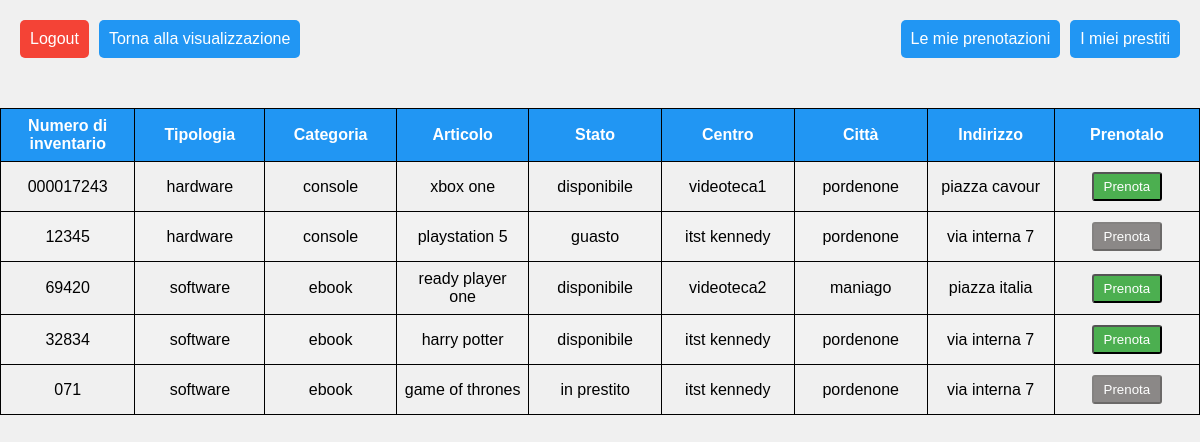
Page /cliente/cliente.php (signed in) on the earlier database version.
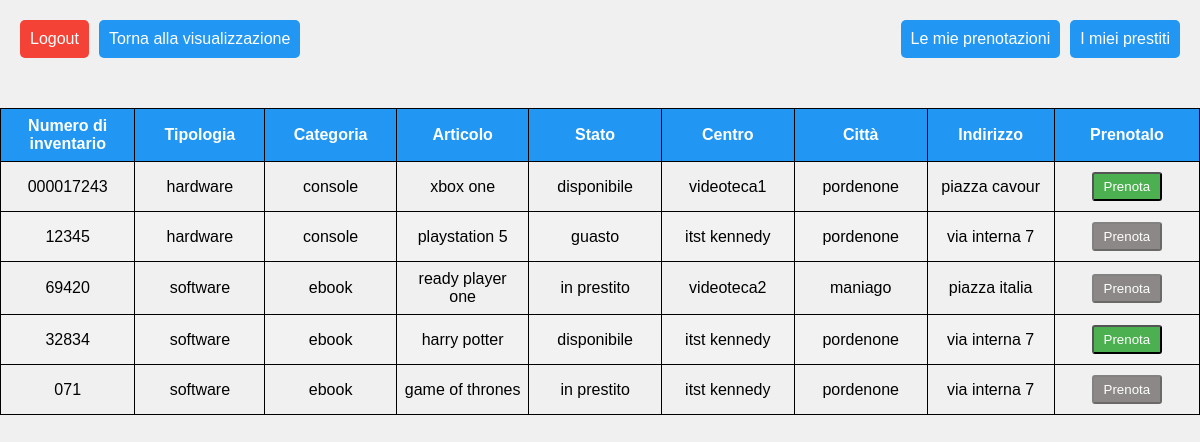
Same page on the later database version.
### tables this page shows
CREATE TABLE `articoli` (
  `id_articolo` int(16) NOT NULL,
  `numero_inventario` varchar(32) NOT NULL,
  `articolo` varchar(64) NOT NULL,
  `stato` set('disponibile','guasto','prenotato','in prestito') NOT NULL,
  `fk_id_categoria` int(16) DEFAULT NULL,
  `fk_id_centro` int(16) DEFAULT NULL
);

CREATE TABLE `categorie` (
  `id_categoria` int(16) NOT NULL,
  `categoria` varchar(32) NOT NULL,
  `tipologia` varchar(32) NOT NULL
);

CREATE TABLE `centri` (
  `id_centro` int(16) NOT NULL,
  `nome` varchar(32) NOT NULL,
  `citta` varchar(32) NOT NULL,
  `indirizzo` varchar(64) NOT NULL
);

### cliente/cliente.php (the view, shortened to what this page needs)
<?php
$id = $_SESSION['id_utente'];
?>
<!DOCTYPE html>
<html>
<head>
    <link rel="stylesheet" href="../style/styles.css" type="text/css">
</head>
<body>
    <div class="button-container">
        <div class="top-left-container">
            <input type="button" name="logout" value="Logout" onclick="location.href='../logout.php'">
            <input type="button" name="login" value="Torna alla visualizzazione" onclick="location.href='visualizzaCliente.php'">
        </div>
        <div class="top-right-container">
            <input type="button" name="bookings" value="Le mie prenotazioni" onclick="location.href='visualizzaPrenotazioni.php?id= <?php echo $id?> '">
            <input type="button" name="loans" value="I miei prestiti" onclick="location.href='visualizzaPrestiti.php?id= <?php echo $id?> '">
        </div>
    </div>
    <div class="container">
        <div class="table-wrapper">
            <table class="fl-table">
                <thead>
                <tr>
                    <th>Numero di inventario</th>
                    <th>Tipologia</th>
                    <th>Categoria</th>
                    <th>Articolo</th>
                    <th>Stato</th>
                    <th>Centro</th>
                    <th>Città</th>
                    <th>Indirizzo</th>
                    <th>Prenotalo</th>
                </tr>
                </thead>
                <tbody>
                <?php
                    if(isset($idCentro))
                    {
                        $selectSql = "SELECT id_articolo, numero_inventario, tipologia, categoria, articolo, stato, nome, citta, indirizzo
                                FROM articoli a JOIN centri c
                                ON a.fk_id_centro = c.id_centro
                                JOIN categorie cat
                                ON a.fk_id_categoria = cat.id_categoria
                                WHERE fk_id_centro = $idCentro
                                ORDER BY tipologia ASC";
                    }
                    else
                    {
                        $selectSql = "SELECT id_articolo, numero_inventario, tipologia, categoria, articolo, stato, nome, citta, indirizzo
                                    FROM articoli a JOIN centri c
                                    ON a.fk_id_centro = c.id_centro
                                    JOIN categorie cat
                                    ON a.fk_id_categoria = cat.id_categoria
                                    ORDER BY tipologia";
                    }
                    require_once '../db.php';
                    $result = $conn->query($selectSql);
                    while($row = $result->fetch_array(MYSQLI_ASSOC))
                    {
                        $n_inventario = $row['numero_inventario'];
                        $tipologia = $row['tipologia'];
                        $categoria = $row['categoria'];
                        $articolo = $row['articolo'];
                        $stato = $row['stato'];
                        $nome = $row['nome'];
                        $citta = $row['citta'];
                        $indirizzo = $row['indirizzo'];
                        $isAvailable = ($stato == "disponibile") ? 1 : 0;
                        echo
                            '<tr>
                                <td class="colonnaNumero">'.$n_inventario.'</td>
                                <td class="colonnaTipo">'.$tipologia.'</td>
                                <td class="colonnaCategoria">'.$categoria.'</td>
                                <td class="colonnaArticolo">'.$articolo.'</td>
                                <td class="colonnaStato">'.$stato.'</td>
                                <td class="colonnaNome">'.$nome.'</td>
                                <td class="colonnaCitta">'.$citta.'</td>
                                <td class="colonnaIndirizzo">'.$indirizzo.'</td>
                                <td class="colonnaTasti">
                                    <button class="btn" type="button" onclick="location.href=\'prenota.php?id='.$row["id_articolo"].'\'" '. ($isAvailable == 1 ? "" : "disabled") . '>Prenota</button>
                                </td>
                            </tr>';
                    }
                ?>
                </tbody>
            </table>
        </div>
    </div>
</body>
</html>

Differences in the rows shown:
changed articoli "ready player one": stato "disponibile" → "in prestito"
